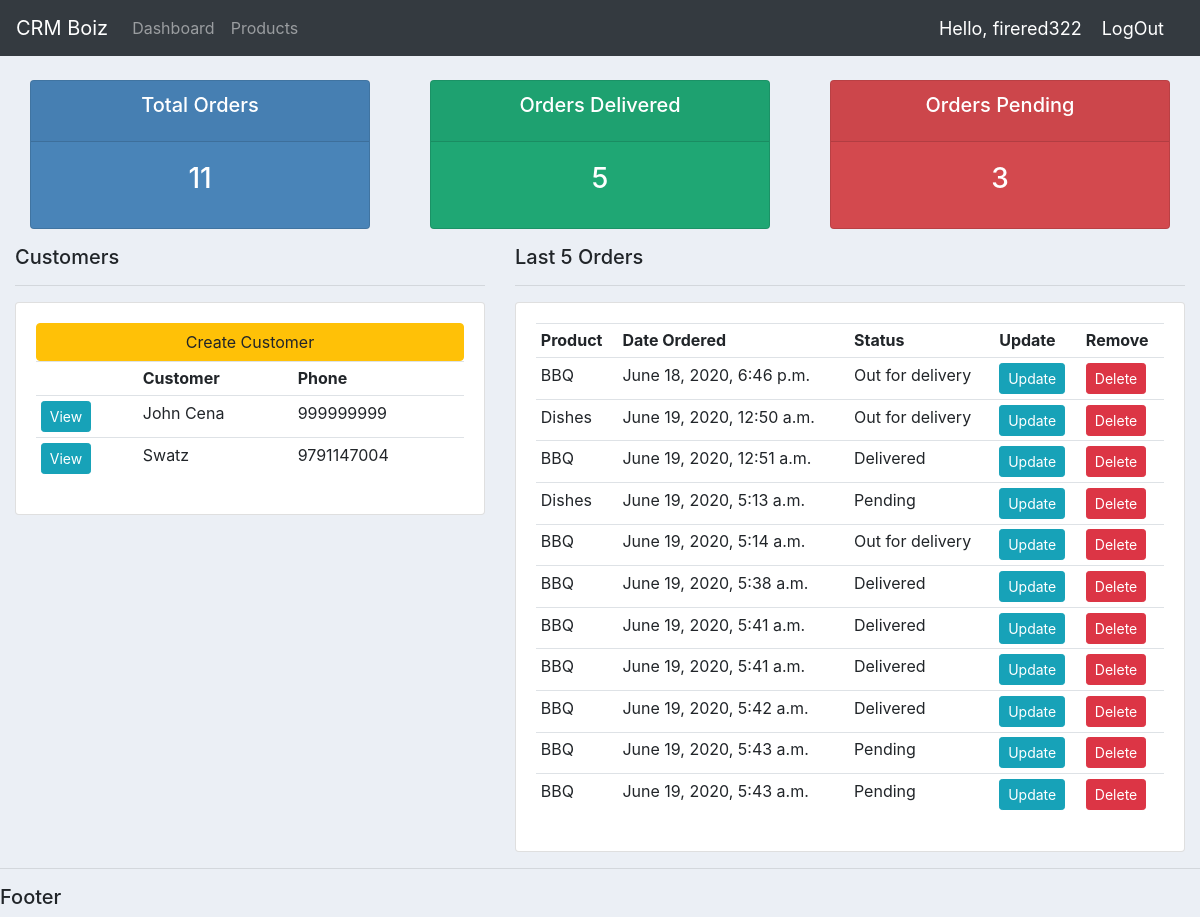
The app's page / (signed in), older data.
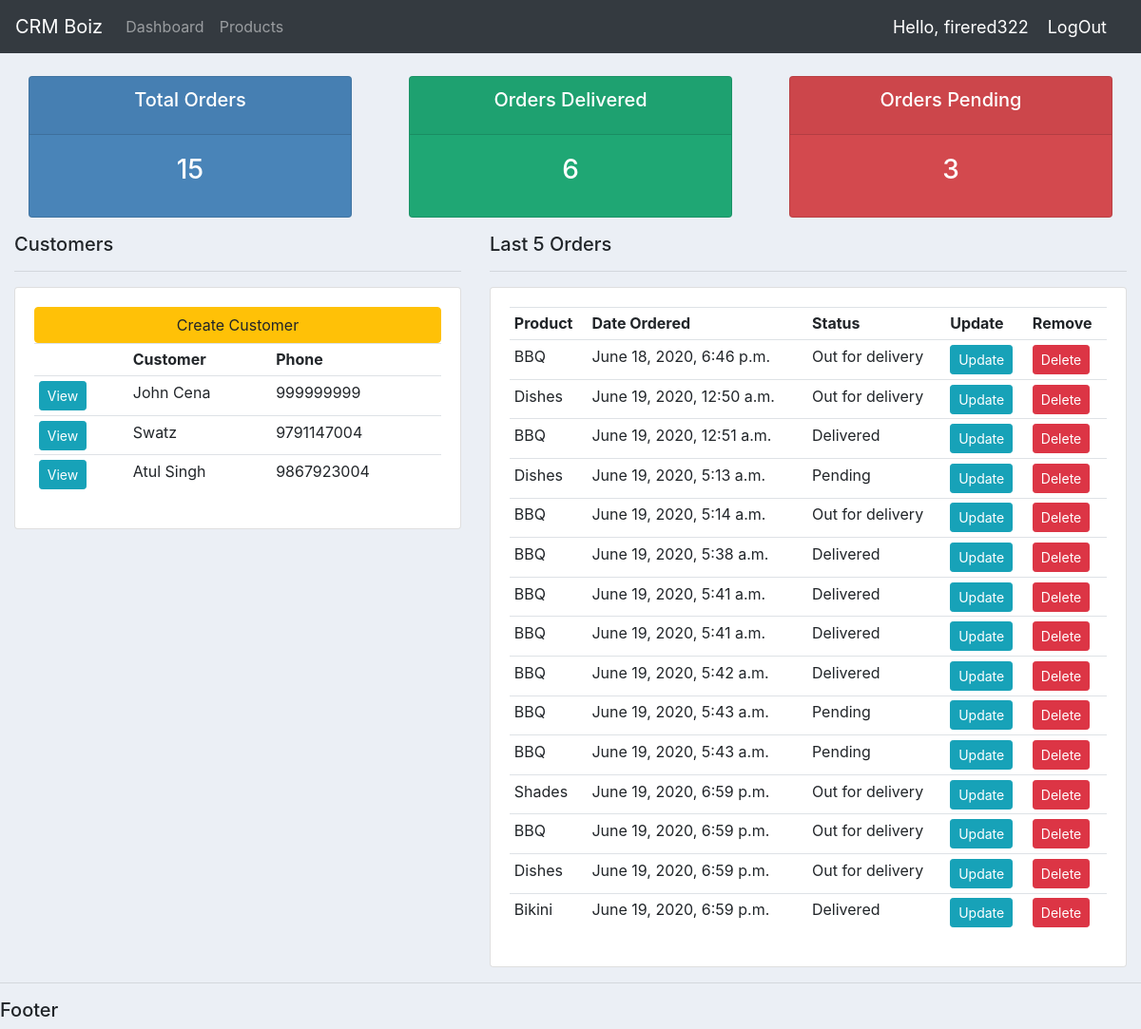
The same page, newer data.
### accounts/models.py (models this page shows, shortened)
class Customer(models.Model):
    name = models.CharField(max_length=200, null=True)
    phone = models.CharField(max_length=200, null=True)
    email = models.CharField(max_length=200, null=True)
    date_created = models.DateTimeField(auto_now_add=True)

class Order(models.Model):
    STATUS = (
        ('Pending', 'Pending'),
        ('Out for delivery', 'Out for delivery'),
        ('Delivered', 'Delivered')
    )
    customer = models.ForeignKey(
        Customer, null=True, on_delete=models.SET_NULL)
    product = models.ForeignKey(Product, null=True, on_delete=models.SET_NULL)
    status = models.CharField(max_length=200, null=True, choices=STATUS)
    date_created = models.DateTimeField(auto_now_add=True)

class Product(models.Model):
    CATEGORY = (
        ('Indoor', 'Indoor'),
        ('Outdoor', 'Outdoor')
    )
    tags = models.ManyToManyField(Tag)
    name = models.CharField(max_length=200, null=True)
    price = models.FloatField(null=True)
    category = models.CharField(max_length=200, null=True, choices=CATEGORY)
    description = models.CharField(max_length=200, null=True, blank=True)
    date_created = models.DateTimeField(auto_now_add=True)
    def __str__(self):
        return self.name

### accounts/views.py (the view)
# urls.py: path('', views.home, name="home"),
@login_required(login_url='login')
def home(request):
    orders = Order.objects.all()
    customers = Customer.objects.all()
    total_customers = customers.count()
    total_orders = orders.count()
    orders_delivered = orders.filter(status="Delivered").count()
    orders_pending = orders.filter(status="Pending").count()
    context = {'orders': orders, 'customers': customers, 'total_orders': total_orders,
               'orders_delivered': orders_delivered, 'orders_pending': orders_pending}
    return render(request, 'accounts/dashboard.html', context)

### accounts/templates/accounts/dashboard.html (shortened to what this page needs)
{% extends 'accounts/main.html' %}
{% block content %}
{% include 'accounts/status.html' %}
<div class="row">
  <div class="col-md-5">
    <h5>Customers</h5>
    <hr />
    <div class="card card-body">
      <a href="#" class="btn btn-warning">Create Customer</a>
      <table class="table table-sm">
        <tr>
          <th></th>
          <th>Customer</th>
          <th>Phone</th>
        </tr>
        {% for customer in customers %}
          <tr>
            <td><a class="btn btn-sm btn-info" href="{% url 'customer' customer.id %}">View</a></td>
            <td>{{ customer.name }}</td>
            <td>{{ customer.phone }}</td>
          </tr>
        {% endfor %}
      </table>
    </div>
  </div>
  <div class="col-md-7">
    <h5>Last 5 Orders</h5>
    <hr />
    <div class="card card-body">
      <table class="table table-sm">
        <tr>
          <th>Product</th>
          <th>Date Ordered</th>
          <th>Status</th>
          <th>Update</th>
          <th>Remove</th>
        </tr>
        {% for order in orders %}
          <tr>
            <td>{{ order.product }}</td>
            <td>{{ order.date_created }}</td>
            <td>{{ order.status }}</td>
            <td><a class="btn btn-sm btn-info" href="{% url 'update_order' order.id %}">Update</a></td>
            <td><a class="btn btn-sm btn-danger" href="{% url 'delete_order' order.id %}">Delete</a></td>
          </tr>
        {% endfor %}
      </table>
    </div>
  </div>
</div>
{% endblock %}

### accounts/templates/accounts/main.html (shortened to what this page needs)
{% load static %}
<!DOCTYPE html>
<html lang="en">
  <head>
    <link
      rel="stylesheet"
      href="https://stackpath.bootstrapcdn.com/bootstrap/4.5.0/css/bootstrap.min.css"
    />
  </head>
  <body>
    {% include 'accounts/navbar.html' %}
    <div class="container-fluid">
      {% block content %} {% endblock %}
    </div>
    <hr />
    <h5>Footer</h5>
  </body>
</html>

### accounts/templates/accounts/navbar.html (shortened to what this page needs)
{% load static %}
<nav class="navbar navbar-expand-lg navbar-dark bg-dark">
  <a class="navbar-brand" href="{% url 'home' %}">CRM Boiz</a>
  <div class="collapse navbar-collapse" id="navbarNav">
    <ul class="navbar-nav">
      <li class="nav-item">
        <a class="nav-link" href="{% url 'home' %}">Dashboard</a>
      </li>
      <li class="nav-item">
        <a class="nav-link" href="{% url 'products' %}">Products</a>
      </li>
    </ul>
  </div>
  <span class="hello-msg">Hello, {{request.user}}</span>
  <span><a class="hello-msg" href={%url 'logout'%}>LogOut</a></span>
</nav>

### accounts/templates/accounts/status.html
<br />
<div class="row">
  <div class="col">
    <div class="col-md">
      <div class="card text-center text-white mb-3" id="total-orders">
        <div class="card-header">
          <h5 class="card-title">Total Orders</h5>
        </div>
        <div class="card-body">
          <h3 class="card-title">{{total_orders}}</h3>
        </div>
      </div>
    </div>
  </div>
  <div class="col">
    <div class="col-md">
      <div class="card text-center text-white mb-3" id="orders-delivered">
        <div class="card-header">
          <h5 class="card-title">Orders Delivered</h5>
        </div>
        <div class="card-body">
          <h3 class="card-title">{{orders_delivered}}</h3>
        </div>
      </div>
    </div>
  </div>
  <div class="col">
    <div class="col-md">
      <div class="card text-center text-white mb-3" id="orders-pending">
        <div class="card-header">
          <h5 class="card-title">Orders Pending</h5>
        </div>
        <div class="card-body">
          <h3 class="card-title">{{orders_pending}}</h3>
        </div>
      </div>
    </div>
  </div>
</div>

### accounts/templates/accounts/main.html (style rules this page uses)
body { background-color: #ebeff5; }
#total-orders { background-color: #4984b8; }
#orders-delivered { background-color: #1fa774; }
#orders-pending { background-color: #d3494e; }

### accounts/templates/accounts/navbar.html (style rules this page uses)
.hello-msg { color: white; font-size: 18px; margin-right: 20px; }

Row changes from the older to the newer data that the page shows:
added Customer: name "Atul Singh", phone "9867923004"
added Order: product "Shades", date_created "June 19, 2020, 6:59 p.m.", status "Out for delivery"
added Order: product "BBQ", date_created "June 19, 2020, 6:59 p.m.", status "Out for delivery"
added Order: product "Dishes", date_created "June 19, 2020, 6:59 p.m.", status "Out for delivery"
added Order: product "Bikini", date_created "June 19, 2020, 6:59 p.m.", status "Delivered"
Text that changed along with them:
{{ total_orders }}: "11" → "15"
{{ orders_delivered }}: "5" → "6"
